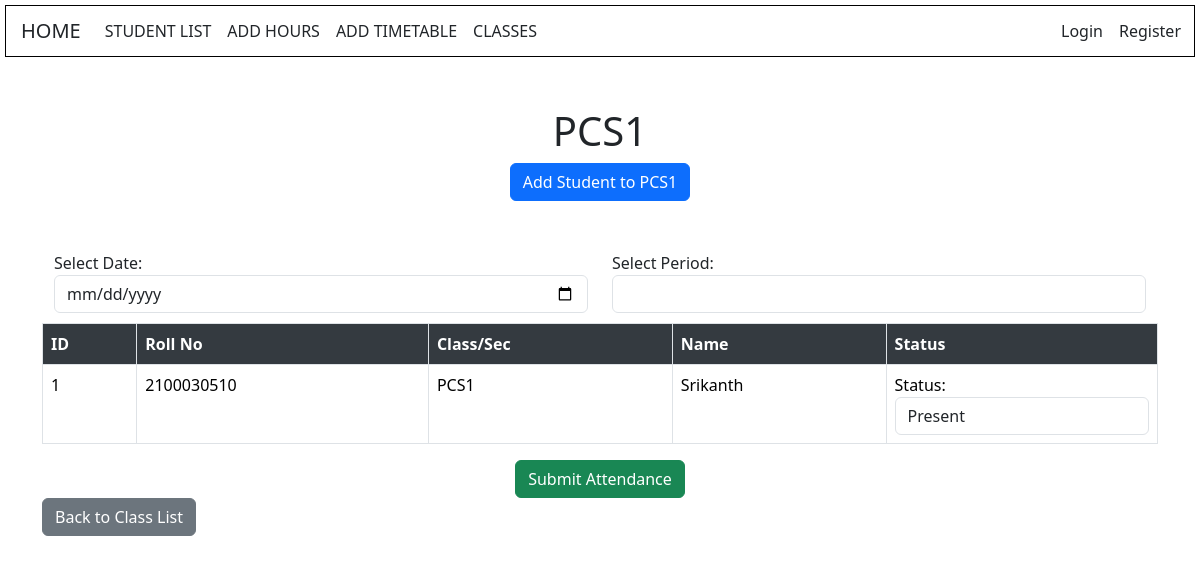
The app's page /students/classes/1/ with its own data.
### students/models.py (models this page shows, shortened)
class Class(models.Model):
    name = models.CharField(max_length=100)
    def __str__(self):
        return self.name

class Student(models.Model):
    name = models.CharField(max_length=100)
    roll_number = models.CharField(max_length=10, unique=True)
    student_class = models.ForeignKey(Class, on_delete=models.CASCADE)
    email = models.EmailField()
    phone = models.CharField(max_length=10)

### students/views.py (the view, shortened to what this page needs)
# urls.py: path('classes/<int:class_id>/', views.class_detail, name='class_detail'),
def class_detail(request, class_id):
    student_class = get_object_or_404(Class, pk=class_id)
    students = Student.objects.filter(student_class=student_class)
    today = timezone.now().date()
    selected_date = request.GET.get('date', today)
    periods = Period.objects.filter(date=selected_date)
    forms = [(student, AttendanceForm(initial={'student': student, 'date': selected_date, 'period': periods[0] if periods else None})) for student in students]
    return render(request, 'students/class_detail.html', {
        'student_class': student_class,
        'students': forms,
        'periods': periods,
        'selected_date': selected_date,
    })

### students/templates/students/class_detail.html (shortened to what this page needs)
<!DOCTYPE html>
<html>
<head>
    <link href="https://cdn.jsdelivr.net/npm/bootstrap@5.3.2/dist/css/bootstrap.min.css" rel="stylesheet">
</head>
<body>
    {% include 'students/navbar.html' %}
    <div class="container">
        <h1 class="text-center">{{ student_class.name }}</h1>
        <div class="d-flex justify-content-center mb-3">
            <a href="{% url 'add_student_to_class' student_class.id %}" class="btn btn-primary">Add Student to {{ student_class.name }}</a>
        </div>
        <form method="post" action="">
            <div class="container">
                <div class="row">
                    <div class="col-md-6">
                        <div class="form-group">
                            <label for="date">Select Date:</label>
                            <input type="date" name="date" id="date" class="form-control" value="{{ selected_date }}" required onchange="loadPeriods()">
                        </div>
                    </div>
                    <div class="col-md-6">
                        <div class="form-group">
                            <label for="period">Select Period:</label>
                            <select name="period" id="period" class="form-control" required>
                            </select>
                        </div>
                    </div>
                </div>
            </div>
            <div class="table-responsive">
                <table class="table table-bordered">
                    <thead>
                        <tr>
                            <th>ID</th>
                            <th>Roll No</th>
                            <th>Class/Sec</th>
                            <th>Name</th>
                            <th>Status</th>
                        </tr>
                    </thead>
                    <tbody>
                        {% for student, form in students %}
                            <tr>
                                <td>{{ student.id }}</td>
                                <td>{{ student.roll_number }}</td>
                                <td>{{ student.student_class }}</td>
                                <td>{{ student.name }}</td>
                                <td>
                                    <div class="form-group">
                                        {{ form.status.label_tag }}
                                        <select name="status_{{ student.id }}" class="form-control">
                                            <option value="Present">Present</option>
                                        </select>
                                    </div>
                                </td>
                            </tr>
                        {% endfor %}
                    </tbody>
                </table>
            </div>
            <div class="text-center">
                <button type="submit" class="btn btn-success">Submit Attendance</button>
            </div>
            <a href="{% url 'class_list' %}" class="btn btn-secondary btn-block">Back to Class List</a>
        </form>
    </div>
</body>
</html>

### students/templates/students/class_detail.html (style rules this page uses)
body { background-color: #f8f9fa; }
.container { margin-top: 50px; }
.table thead th { background-color: #343a40; color: white; }
.btn-primary { background-color: #007bff; }
.btn-success { background-color: #28a745; }
.table-responsive { margin-top: 10px; }

### students/templates/students/navbar.html (style rules this page uses)
body { background:url('https://img.freepik.com/free-vector/beautiful-decorative-soft-colorful-watercolor-texture-background_1055-14290.jpg') no-repeat center center fixed; background-size: cover; }

### records on screen
Class: name "PCS1"
Student: id "1", roll_number "2100030510", student_class "PCS1", name "Srikanth", status.label_tag "Status:", id "Present"
